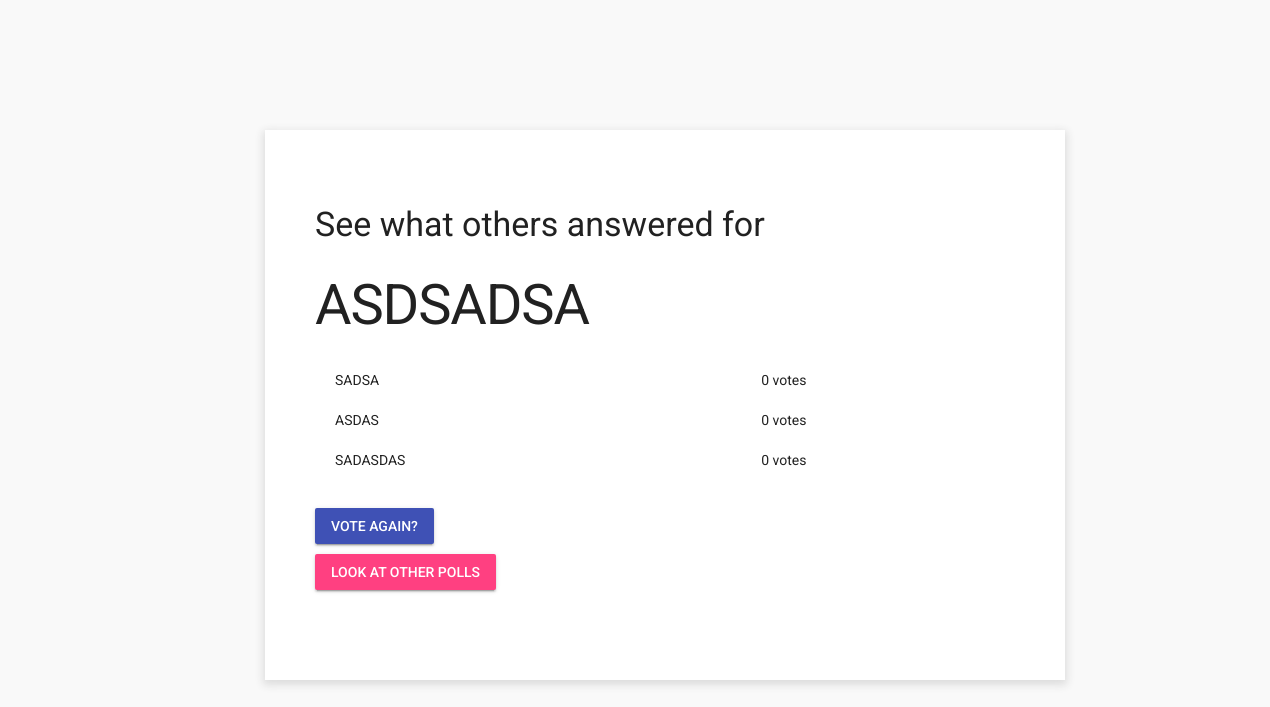
Screenshot of /polls/8/results/ (signed in) with the database file from the repository.
### polls/models.py (models this page shows, shortened)
class Question(models.Model):
    question_text = models.CharField(max_length=200)
    pub_date = models.DateTimeField('date published')

class Choice(models.Model):
    question = models.ForeignKey(Question, on_delete=models.CASCADE)
    choice_text = models.CharField(max_length=200)
    votes = models.IntegerField(default=0)

### polls/views.py (the view)
# urls.py: path('<int:pk>/results/', views.ResultsView.as_view(), name='results'),
class ResultsView(LoginRequiredMixin, generic.DetailView):
    login_url = "../../../accounts/login"
    model = Question
    template_name = 'polls/results.html'

### polls/templates/polls/results.html (shortened to what this page needs)
<head>
  {% load static %}
  <link rel="stylesheet" type="text/css" href="{% static 'polls/mdl1.3.0/material.min.css' %}" />
  <link rel="stylesheet" type="text/css" href="{% static 'polls/style.css' %}"/>
  <link rel="stylesheet" type="text/css" href="{% static 'sesshandlr/styles.css' %}"/>
</head>
<body class="sess-body">
  <div class="site-container">
    <h3>See what others answered for</h3>
    <h1>{{ question.question_text }}</h1>
    <div style='display: table; width:100%; margin-left: 20px'>
      {% for choice in question.choice_set.all %}
          <div style='display: table-row'>
            <div style='display: table-cell; max-width: 150px'><p>{{ choice.choice_text }}</p></div>
            <div style='display: table-cell; width: auto'><p>{{ choice.votes }} vote{{ choice.votes|pluralize }}</p></div>
          </div>
      {% endfor %}
    </div>
    <a style="margin-top: 20px;" class="mdl-button mdj-js-button mdl-button--raised mdl-button--primary" href="{% url 'polls:detail' question.id %}">Vote again?</a>
    <br/>
    <a style="margin-top: 10px;" class="mdl-button mdj-js-button mdl-button--raised mdl-button--accent" href="{% url 'polls:index' %}">Look at other polls</a>
  </div>
</body>

### polls/static/polls/style.css (style rules this page uses)
h1, h2, h3 { color: navyblue; font-family: 'Roboto', 'Helvetica', 'Arial', sans-serif; }
p, a, h4, h5, h6 { font-family: 'Roboto', 'Helvetica', 'Arial', sans-serif; }

### sesshandl/static/sesshandlr/styles.css (style rules this page uses)
.sess-body { background-color: #f9f9f9; }
.site-container { margin: auto; margin-top: 100px; max-width: 700px; padding: 50px; padding-bottom: 90px; box-shadow: 0px 3px 8px 2px #dddddd; background-color: #ffffff; }

### rows the page displays
Question: question_text "ASDSADSA"
Choice: choice_text "SADSA", votes "0"
Choice: choice_text "ASDAS", votes "0"
Choice: choice_text "SADASDAS", votes "0"
